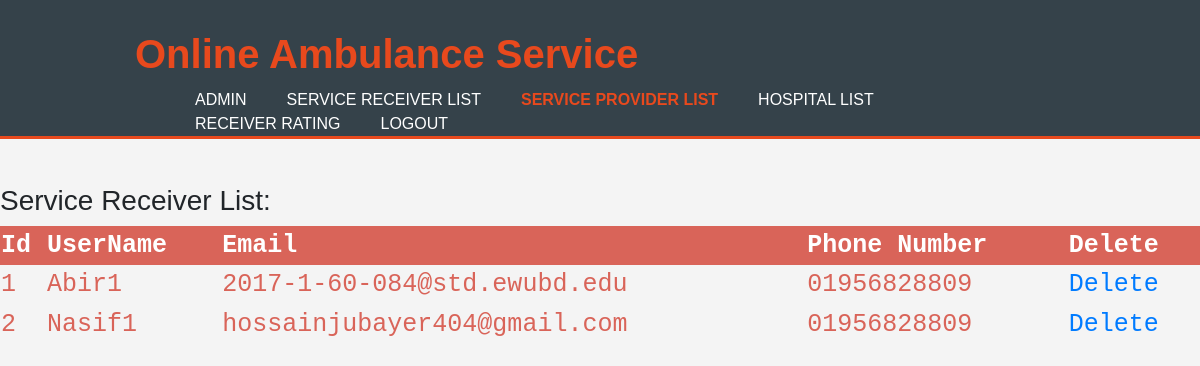
Page /admin_provider_list.php on the committed database.
### tables this page shows
CREATE TABLE `service_provider` (
  `id` int(11) NOT NULL,
  `user_name` varchar(45) NOT NULL,
  `email` varchar(40) NOT NULL,
  `phone_number` varchar(30) NOT NULL,
  `password` varchar(30) NOT NULL,
  `verification_key` varchar(45) NOT NULL,
  `verified` tinyint(4) NOT NULL,
  `verified_ride` varchar(45) NOT NULL DEFAULT 'Not_Occupied',
  `create_date` timestamp(6) NOT NULL DEFAULT CURRENT_TIMESTAMP
);

### admin_provider_list.php (the view, shortened to what this page needs)
<?php require_once("connection.php");?>
<!DOCTYPE html>
<html>
<head>
	<link rel="stylesheet" href="https://stackpath.bootstrapcdn.com/bootstrap/4.4.0/css/bootstrap.min.css">
	<link rel="stylesheet" href="./CSS/style.css">
</head>
<body>
	<header>
		<div class="container">
			<div id="branding">
				<h1><span class="highlight">Online Ambulance Service</span></h1>
			</div>
			<nav>
					<ul>
						<li><a href="home_admin.php">Admin</a></li>
						<li><a href="admin_receiver_list.php">Service Receiver List</a></li>
						<li class="current"><a href="admin_provider_list.php">Service Provider List</a></li>
						<li><a href="admin_hospital_list.php">Hospital List</a></li>
						<li><a href="admin_rating_from_receiver.php">Receiver Rating</a></li>
						<li><a href="logout.php">Logout</a></li>
					</ul>
			</nav>
		</div>
	</header>
	<table>
		<tr>
			<th>Id</th>
			<th>UserName</th>
			<th>Email</th>
			<th>Phone Number</th>
			<th>Delete</th>
		</tr>
		<?php
			echo "<br/><br/>";
			echo "<h3>Service Receiver List:<br/></h3>";
			$query= "select * from service_provider";
			$r= mysqli_query($conn,$query);
			$a=mysqli_num_rows($r);
			if($a>0){
				while($row=mysqli_fetch_array($r)){
					echo "<tr><td>".$row['id']."</td><td>".$row['user_name']."</td><td>".$row['email']."</td><td>".$row['phone_number']."</td><td><a href=admin_provider_list_delete.php?id=".$row['id'].">Delete</a></td></tr>";
				}
				echo "</table>";
			}
			else{
				echo "0 result";
			}
		?>

### CSS/style.css (style rules this page uses)
body { font: 15px/1.5 Arial, Helvetica, sans-serif; padding:0; margin:0; background-color: #f4f4f4; }
.container { width:80%; margin:auto; overflow:hidden; }
header { background:#35424a; color:#ffffff; padding-top: 30px; min-height:70px; border-bottom: #e8491d 3px solid; }
header a { color:#ffffff; text-decoration: none; text-transform: uppercase; font-size:16px; }
header li { float:left; display:inline; padding:0 20px 0 20px; }
header .highlight, header .current a { color: #e8491d; font-weight:bold; }
header #branding h1 { float:left; }
header #branding h1 { margin:0; }
header nav { float:right; margin-top: 10px; }

### admin_provider_list.php (style rules this page uses)
table { border-collapse: collapse; width:100%; color:#d96459; font-family: monospace; font-size: 25px; text-align:left; }
th { background-color:#d96459; color:white; }

### rows in the picture
service_provider: id "1", user_name "Abir1", email "2017-1-60-084@std.ewubd.edu", phone_number "01956828809"
service_provider: id "2", user_name "Nasif1", email "hossainjubayer404@gmail.com", phone_number "01956828809"
